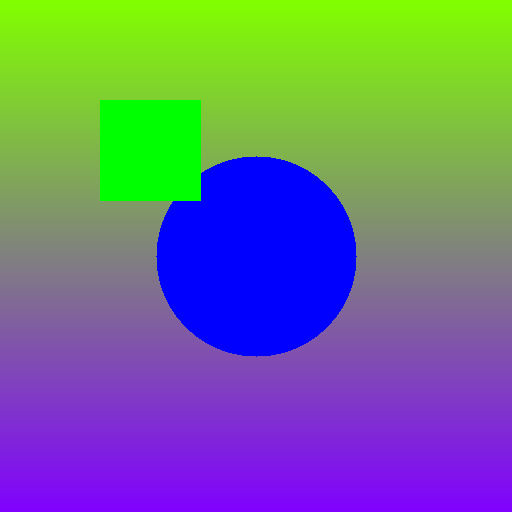
#> input picture final_test_image.png, 512 x 512 px, found by its file name
$ python run_final.py   (older library calls are emulated)
#> lines starting #> are read from the running program, lines starting #| are printed output that depends on the picture
### src/imagem_loader.py
# image_loader.py
import cv2
import numpy as np
from pathlib import Path

class ImageLoader:
    def __init__(self):
        self.supported_formats = ['.png', '.jpg', '.jpeg', '.bmp']

    def load_image(self, path):
        """Carrega imagem em escala de cinza ou colorida"""
#> called with path = 'final_test_image.png'
        img = cv2.imread(str(path))
#> img is the input picture: shape (512, 512, 3); mean B, G, R 138.9, 116.1, 107.9
        if img is None:
            raise ValueError(f"Não foi possível carregar a imagem: {path}")
        return cv2.cvtColor(img, cv2.COLOR_BGR2RGB)

    # [5 lines left out: function load_image_pair, not called in this run]

### src/distortions.py
import cv2
import numpy as np
from scipy import ndimage
from PIL import Image
import io

class ImageDistorter:
    def __init__(self):
        pass

    def add_gaussian_noise(self, image, sigma=0.01):
        """Adiciona ruído Gaussiano"""
#> called with sigma = 0.01
        noise = np.random.normal(0, sigma, image.shape)
        noisy = image.astype(np.float32) / 255.0 + noise
        return np.clip(noisy * 255, 0, 255).astype(np.uint8)
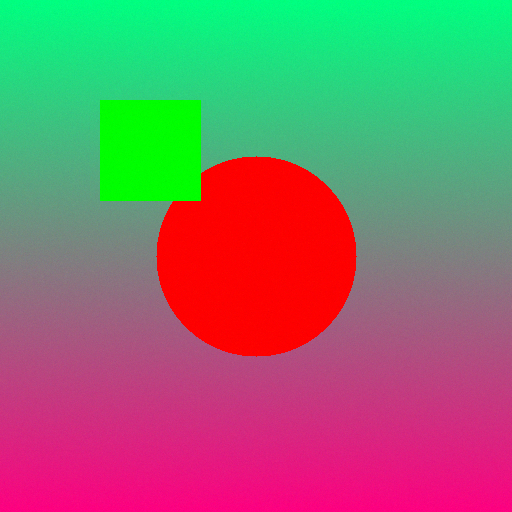
#> returned value: shape (512, 512, 3); mean of channels 0, 1, 2 107.6, 115.7, 138.4; drawn as B, G, R

    def add_salt_pepper_noise(self, image, prob=0.01):
        """Adiciona ruído sal e pimenta"""
        noisy = np.copy(image)

        # Salt noise
        salt_mask = np.random.rand(*image.shape[:2]) < prob/2
        noisy[salt_mask] = 255

        # Pepper noise
        pepper_mask = np.random.rand(*image.shape[:2]) < prob/2
        noisy[pepper_mask] = 0

        return noisy

    def apply_gaussian_blur(self, image, kernel_size=5, sigma=1.0):
        """Aplica desfoque Gaussiano"""
        return cv2.GaussianBlur(image, (kernel_size, kernel_size), sigma)

    def apply_jpeg_compression(self, image, quality=50):
        """Aplica compressão JPEG"""
        encode_param = [int(cv2.IMWRITE_JPEG_QUALITY), quality]
        result, encimg = cv2.imencode('.jpg', image, encode_param)
        decimg = cv2.imdecode(encimg, 1)
        return decimg

    def adjust_brightness_contrast(self, image, alpha=1.0, beta=0):
        """Ajusta brilho e contraste"""
        # alpha: contraste (1.0 = original)
        # beta: brilho (0 = original)
        return cv2.convertScaleAbs(image, alpha=alpha, beta=beta)


### src/metrics_classic.py
# metrics_classic.py
import numpy as np
from scipy import signal
from skimage.metrics import structural_similarity as ssim

class ClassicMetrics:
    def __init__(self):
        self.MAX_VAL = 255.0

    def mse(self, ref, dist):
        """Mean Squared Error"""
        return np.mean((ref.astype(np.float32) - dist.astype(np.float32)) ** 2)

    def rmse(self, ref, dist):
        """Root Mean Squared Error"""
        return np.sqrt(self.mse(ref, dist))

    def psnr(self, ref, dist):
        """Peak Signal-to-Noise Ratio"""
        mse_val = self.mse(ref, dist)
#> mse_val = 6.18
        if mse_val == 0:
            return float('inf')
        return 10 * np.log10((self.MAX_VAL ** 2) / mse_val)

    def mae(self, ref, dist):
        """Mean Absolute Error"""
        return np.mean(np.abs(ref.astype(np.float32) - dist.astype(np.float32)))

    def nae(self, ref, dist):
        """Normalized Absolute Error"""
        numerator = np.sum(np.abs(ref.astype(np.float32) - dist.astype(np.float32)))
#> numerator = 1474099
        denominator = np.sum(np.abs(ref.astype(np.float32)))
#> denominator = 95129784
        return numerator / denominator if denominator != 0 else 0

    def fidelity(self, ref, dist):
        """Fidelity Metric"""
        return 1 - self.nae(ref, dist)

    def accuracy(self, ref, dist):
        """Accuracy Metric"""
        mae_val = self.mae(ref, dist)
#> mae_val = 1.87
        return 1 - (mae_val / self.MAX_VAL)

    def ncc(self, ref, dist):
        """Normalized Cross-Correlation"""
        ref_mean = np.mean(ref)
#> ref_mean = 121
        dist_mean = np.mean(dist)
#> dist_mean = 120.6

        numerator = np.sum((ref - ref_mean) * (dist - dist_mean))
#> numerator = 4.7e+09
        denominator = np.sqrt(np.sum((ref - ref_mean) ** 2) * np.sum((dist - dist_mean) ** 2))
#> denominator = 4.71e+09

        return numerator / denominator if denominator != 0 else 0

### src/metrics_perceptual.py
import numpy as np
import cv2

class PerceptualMetrics:
    def __init__(self):
        pass

    def _prepare_image(self, img):
        """
        Prepara a imagem NORMALIZADA (0.0 a 1.0)
        Isso evita explosão numérica nos cálculos de variância.
        """
        # 1. Garantir array float
        img = np.array(img, dtype=np.float32)

        # 2. Normalizar para range [0.0, 1.0] se estiver em [0, 255]
        if img.max() > 1.0:
            img = img / 255.0

        # 3. Clip de segurança
        img = np.clip(img, 0.0, 1.0)

        # 4. Conversão Grayscale Matemática (R=0.299, G=0.587, B=0.114)
        if img.ndim == 3:
            if img.shape[2] == 3: # RGB/BGR
                # Assumindo que o OpenCV leu como BGR, mas vamos usar uma média simples
                # ponderada que funciona para ambos em métricas estruturais
                img = np.dot(img[...,:3], [0.114, 0.587, 0.299])
            elif img.shape[2] == 4: # RGBA
                img = np.dot(img[...,:3], [0.114, 0.587, 0.299])
            elif img.shape[2] == 1:
                img = img.squeeze()

        return img

    def ssim_metric(self, ref, dist):
        """
        SSIM Manual Normalizado (0-1)
        Baseado em Wang et al. (2004)
        """
        try:
            # Imagens entram como float 0.0-1.0
            I1 = self._prepare_image(ref)
#> in _prepare_image (call 7), `img = np.dot(img[...,:3], [0.114, 0.587, 0.299])`:
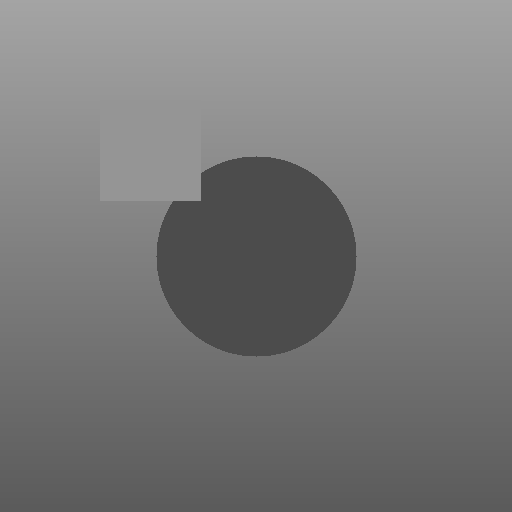
#> img: shape (512, 512) float64; min 0.299, max 0.644, mean 0.478
            I2 = self._prepare_image(dist)

            # Verificação de shape
            if I1.shape != I2.shape:
                if I1.size == I2.size:
                    I2 = I2.reshape(I1.shape)
                else:
                    return 0.0

            # Constantes para range 0-1 (L=1.0)
            C1 = (0.01 * 1.0)**2
            C2 = (0.03 * 1.0)**2

            # Kernel Gaussiano
            win_size = 11
            sigma = 1.5

            # Médias (mu)
            mu1 = cv2.GaussianBlur(I1, (win_size, win_size), sigma)
            mu2 = cv2.GaussianBlur(I2, (win_size, win_size), sigma)

            mu1_sq = mu1 ** 2
            mu2_sq = mu2 ** 2
            mu1_mu2 = mu1 * mu2

            # Variâncias (sigma)
            # sigma^2 = E[x^2] - (E[x])^2
            sigma1_sq = cv2.GaussianBlur(I1**2, (win_size, win_size), sigma) - mu1_sq
            sigma2_sq = cv2.GaussianBlur(I2**2, (win_size, win_size), sigma) - mu2_sq
            sigma12 = cv2.GaussianBlur(I1 * I2, (win_size, win_size), sigma) - mu1_mu2

            # Fórmula
            numerator = (2 * mu1_mu2 + C1) * (2 * sigma12 + C2)
            denominator = (mu1_sq + mu2_sq + C1) * (sigma1_sq + sigma2_sq + C2)

            ssim_map = numerator / denominator

            # Média e Clip final (segurança extra)
            mssim = np.clip(ssim_map.mean(), -1.0, 1.0)

            return float(mssim)

        except Exception as e:
            print(f"⚠️ Erro SSIM: {e}")
            return 0.0

    def uiq_metric(self, ref, dist):
        """Universal Image Quality Index (Normalizado)"""
        try:
            # Normalizar para 0-1
            ref = self._prepare_image(ref)
            dist = self._prepare_image(dist)

            ref_flat = ref.flatten()
            dist_flat = dist.flatten()

            mean_r = np.mean(ref_flat)
            mean_d = np.mean(dist_flat)
            var_r = np.var(ref_flat)
            var_d = np.var(dist_flat)

            cov_mx = np.cov(ref_flat, dist_flat)
            cov_rd = cov_mx[0][1]

            numerator = 4 * cov_rd * mean_r * mean_d
            denominator = (var_r + var_d) * (mean_r**2 + mean_d**2)

            if denominator == 0:
                return 1.0 if np.array_equal(ref, dist) else 0.0

            return float(np.clip(numerator / denominator, -1.0, 1.0))
        except: return 0.0

    def fsim_metric(self, ref, dist):
        """FSIM Simplificado (Normalizado)"""
        try:
            ref = self._prepare_image(ref)
            dist = self._prepare_image(dist)

            if ref.shape != dist.shape:
                if ref.size == dist.size: dist = dist.reshape(ref.shape)
                else: return 0.0

            # Gradientes (Scharr é mais estável que Sobel para floats)
            gx_r = cv2.Sobel(ref, cv2.CV_32F, 1, 0, ksize=3)
            gy_r = cv2.Sobel(ref, cv2.CV_32F, 0, 1, ksize=3)
            mag_r = cv2.sqrt(gx_r**2 + gy_r**2)

            gx_d = cv2.Sobel(dist, cv2.CV_32F, 1, 0, ksize=3)
            gy_d = cv2.Sobel(dist, cv2.CV_32F, 0, 1, ksize=3)
            mag_d = cv2.sqrt(gx_d**2 + gy_d**2)

            # Constante perceptiva
            C = 0.85  # Ajustado para range 0-1

            gms = (2 * mag_r * mag_d + C) / (mag_r**2 + mag_d**2 + C)
            return float(np.mean(gms))
        except: return 0.0

### src/main_pipeline.py
import numpy as np
import matplotlib.pyplot as plt
import pandas as pd
from pathlib import Path
import json
import seaborn as sns
from datetime import datetime

# Importar outros módulos
from imagem_loader import ImageLoader
from distortions import ImageDistorter
from metrics_classic import ClassicMetrics
from metrics_perceptual import PerceptualMetrics

class QualityAssessmentPipeline:
    def __init__(self):
        self.loader = ImageLoader()
        self.distorter = ImageDistorter()
        self.classic_metrics = ClassicMetrics()
        self.perceptual_metrics = PerceptualMetrics()
        self.results = {}

    def run_experiment(self, ref_path, dist_type, levels, output_dir='results'):
        """Executa experimento completo"""
        Path(output_dir).mkdir(exist_ok=True)

        # Carregar imagem de referência
        ref_img = self.loader.load_image(ref_path)

        results_table = []

        for level in levels:
            # Aplicar distorção
            if dist_type == 'gaussian_noise':
                dist_img = self.distorter.add_gaussian_noise(ref_img, sigma=level)
            elif dist_type == 'salt_pepper':
                dist_img = self.distorter.add_salt_pepper_noise(ref_img, prob=level)
            elif dist_type == 'gaussian_blur':
                dist_img = self.distorter.apply_gaussian_blur(ref_img, sigma=level)
            elif dist_type == 'jpeg':
                dist_img = self.distorter.apply_jpeg_compression(ref_img, quality=level)
            elif dist_type == 'brightness':
                dist_img = self.distorter.adjust_brightness_contrast(ref_img, alpha=1.0, beta=level)
            else:
                raise ValueError(f"Tipo de distorção desconhecido: {dist_type}")

            # Calcular todas as métricas
            try:
                metrics = {
                    'Nível': level,
                    'MSE': self.classic_metrics.mse(ref_img, dist_img),
                    'RMSE': self.classic_metrics.rmse(ref_img, dist_img),
                    'PSNR': self.classic_metrics.psnr(ref_img, dist_img),
                    'MAE': self.classic_metrics.mae(ref_img, dist_img),
                    'NAE': self.classic_metrics.nae(ref_img, dist_img),
                    'Fidelity': self.classic_metrics.fidelity(ref_img, dist_img),
                    'Accuracy': self.classic_metrics.accuracy(ref_img, dist_img),
                    'NCC': self.classic_metrics.ncc(ref_img, dist_img),
                }

                # Métricas perceptuais com fallback
                try:
                    metrics['SSIM'] = self.perceptual_metrics.ssim_metric(ref_img, dist_img)
#> in ssim_metric (call 2), `mu1_sq = mu1 ** 2`:
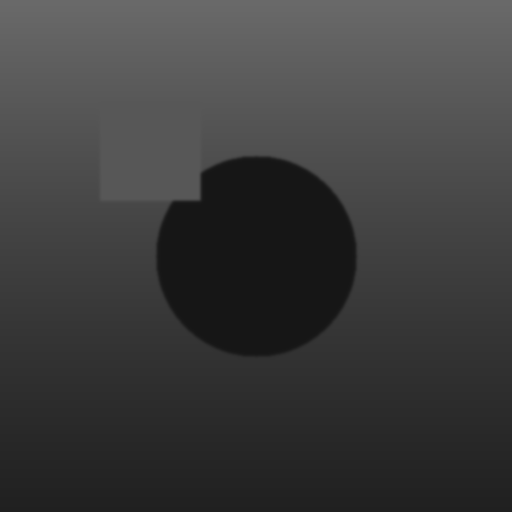
#> mu1_sq: shape (512, 512) float64; min 0.0894, max 0.415, mean 0.24
#> in ssim_metric (call 2), `sigma1_sq = cv2.GaussianBlur(I1**2, (win_size, win_size), sigma) - mu1..`:
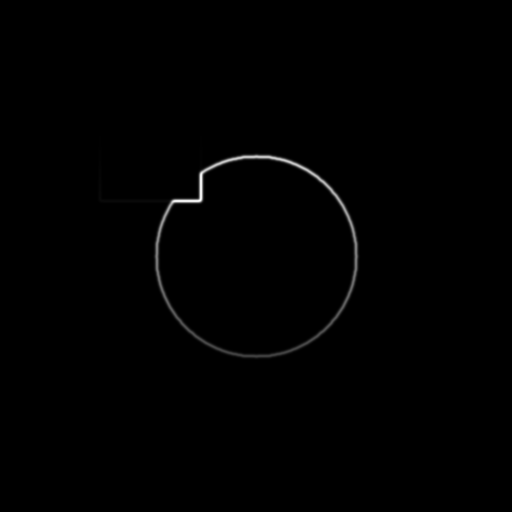
#> sigma1_sq: shape (512, 512) float64; min -1.11e-16, max 0.0206, mean 9.43e-05; drawn with min black and max white
#> (the rest of the program and of its run is left out)
